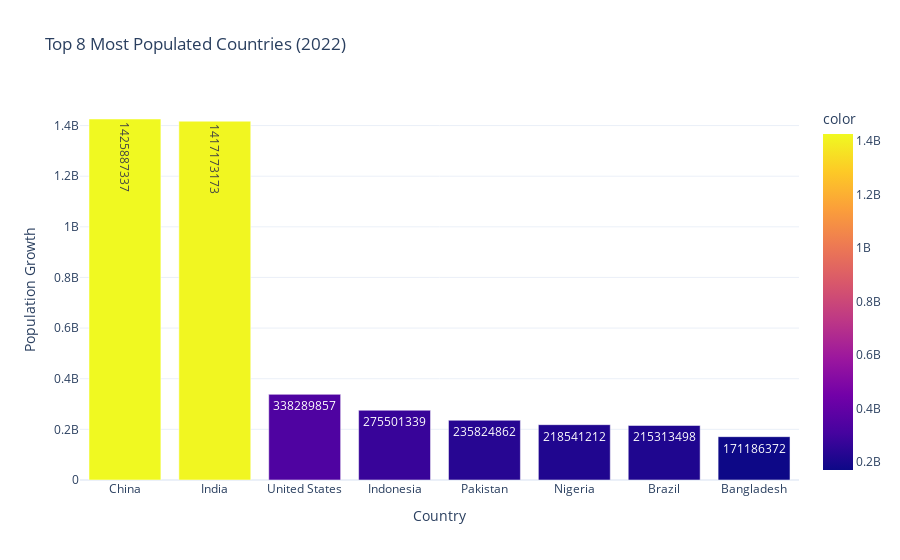

Notebook code for this chart:
### Code cell
features = {'top_8_populated_countries_1970': top_8_populated_countries_1970,
            'top_8_populated_countries_2022': top_8_populated_countries_2022}
for feature_name, feature_data in features.items():
    year = feature_name.split('_')[-1] # Extract the year from the feature name
    fig = px.bar(x=feature_data.index,
        y=feature_data.values,
        text=feature_data.values,
        color=feature_data.values,
        title=f'Top 8 Most Populated Countries ({year})',
        template='plotly_white')
fig.update_layout(xaxis_title='Country',
                yaxis_title='Population Growth')  
      
fig.show()

### Figure 1 — Plotly figure (JSON) as saved in the notebook; plotly's stock layout.template omitted (floating-point values rounded to 4 significant figures)
{"data": [{"alignmentgroup": "True", "hovertemplate": "x=%{x}<br>y=%{y}<br>text=%{text}<br>color=%{marker.color}<extra></extra>", "legendgroup": "", "marker": {"color": [1425887337, 1417173173, 338289857, 275501339, 235824862, 218541212, 215313498, 171186372], "coloraxis": "coloraxis", "pattern": {"shape": ""}}, "name": "", "offsetgroup": "", "orientation": "v", "showlegend": false, "text": [1425887337, 1417173173, 338289857, 275501339, 235824862, 218541212, 215313498, 171186372], "textposition": "auto", "type": "bar", "x": ["China", "India", "United States", "Indonesia", "Pakistan", "Nigeria", "Brazil", "Bangladesh"], "xaxis": "x", "y": [1425887337, 1417173173, 338289857, 275501339, 235824862, 218541212, 215313498, 171186372], "yaxis": "y"}], "layout": {"barmode": "relative", "coloraxis": {"colorbar": {"title": {"text": "color"}}, "colorscale": [[0, "#0d0887"], [0.1111, "#46039f"], [0.2222, "#7201a8"], [0.3333, "#9c179e"], [0.4444, "#bd3786"], [0.5556, "#d8576b"], [0.6667, "#ed7953"], [0.7778, "#fb9f3a"], [0.8889, "#fdca26"], [1, "#f0f921"]]}, "legend": {"tracegroupgap": 0}, "title": {"text": "Top 8 Most Populated Countries (2022)"}, "xaxis": {"anchor": "y", "domain": [0, 1], "title": {"text": "Country"}}, "yaxis": {"anchor": "x", "domain": [0, 1], "title": {"text": "Population Growth"}}}}
